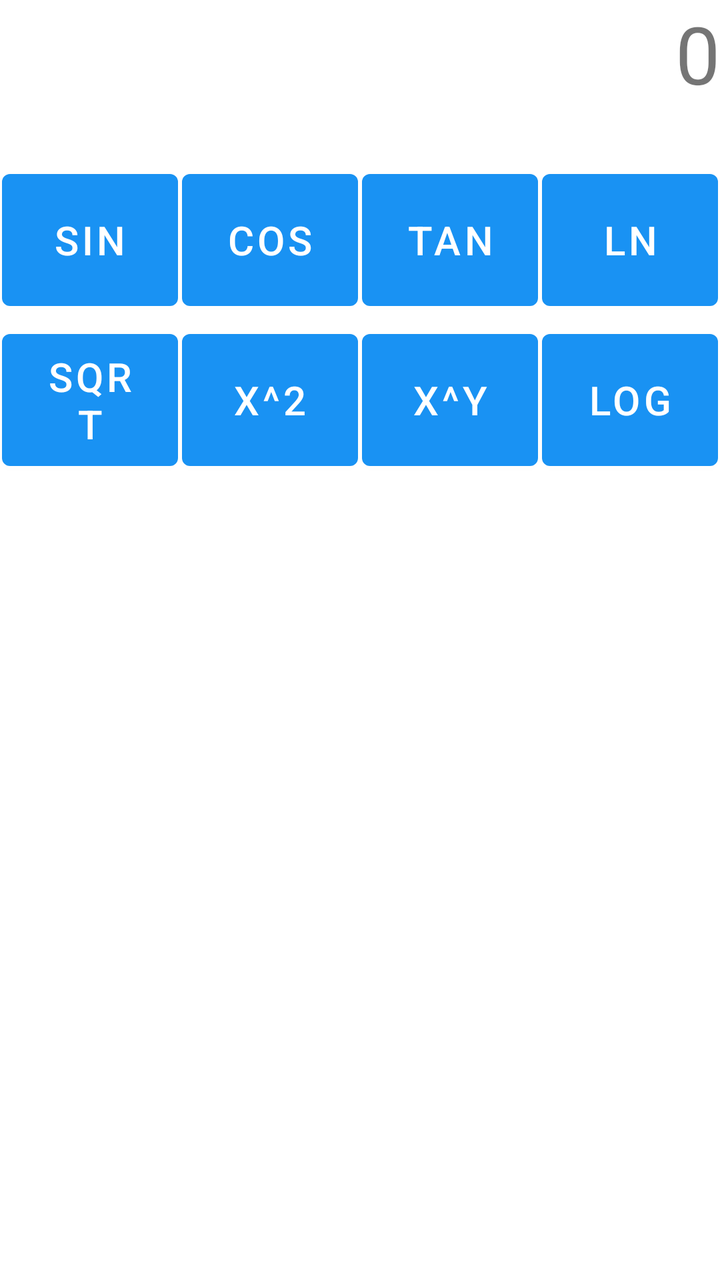
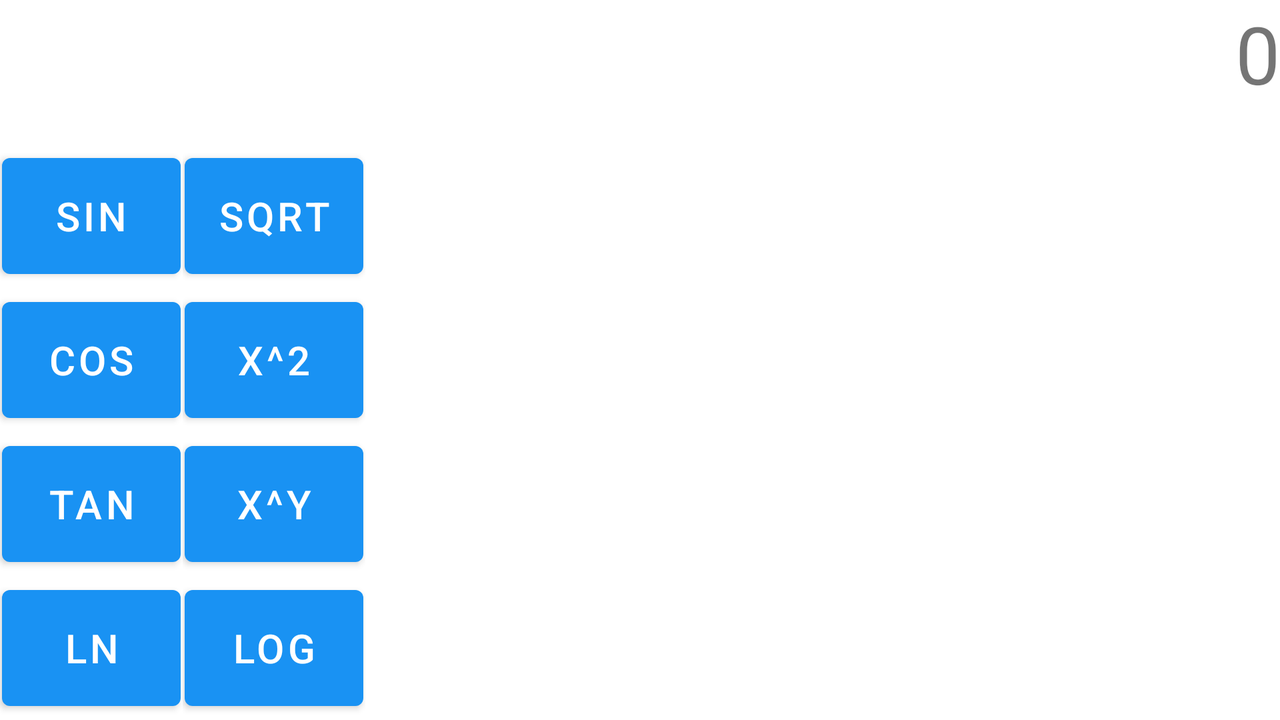

An Android layout and its configuration variant, each rendered on a device that would load it. The default file and the variant file are quoted in full after the pictures.
<!-- AndroidManifest.xml: application theme Theme.Calculator -->
<!-- res/layout/activity_advanced_calculator.xml -->
<?xml version="1.0" encoding="utf-8"?>
<LinearLayout xmlns:android="http://schemas.android.com/apk/res/android"
    xmlns:tools="http://schemas.android.com/tools"
    android:layout_width="match_parent"
    android:layout_height="match_parent"
    android:orientation="vertical"
    tools:context=".AdvancedCalculator">

    <LinearLayout
        android:layout_width="match_parent"
        android:layout_height="0dp"
        android:layout_weight="1"
        android:orientation="horizontal">

        <TextView
            android:id="@+id/display"
            android:layout_width="match_parent"
            android:layout_height="match_parent"
            android:gravity="right"
            android:text="@string/display"
            android:textSize="40sp" />

    </LinearLayout>

    <LinearLayout
        android:layout_width="match_parent"
        android:layout_height="0dp"
        android:layout_weight="1"
        android:orientation="horizontal">

        <Button
            android:id="@+id/sinBtn"
            android:layout_width="0dp"
            android:layout_height="match_parent"
            android:layout_margin="1dp"
            android:layout_weight="1"
            android:text="sin"
            android:textSize="20sp"
            tools:ignore="NestedWeights" />

        <Button
            android:id="@+id/cosBtn"
            android:layout_width="0dp"
            android:layout_height="match_parent"
            android:layout_margin="1dp"
            android:layout_weight="1"
            android:text="cos"
            android:textSize="20sp" />

        <Button
            android:id="@+id/tanBtn"
            android:layout_width="0dp"
            android:layout_height="match_parent"
            android:layout_margin="1dp"
            android:layout_weight="1"
            android:text="tan"
            android:textSize="20sp" />

        <Button
            android:id="@+id/lnBtn"
            android:layout_width="0dp"
            android:layout_height="match_parent"
            android:layout_margin="1dp"
            android:layout_weight="1"
            android:text="ln"
            android:textSize="20sp" />

    </LinearLayout>

    <LinearLayout
        android:layout_width="match_parent"
        android:layout_height="0dp"
        android:layout_weight="1"
        android:orientation="horizontal">

        <Button
            android:id="@+id/sqrtBtn"
            android:layout_width="0dp"
            android:layout_height="match_parent"
            android:layout_margin="1dp"
            android:layout_weight="1"
            android:text="sqrt"
            android:textSize="20sp"
            tools:ignore="NestedWeights" />

        <Button
            android:id="@+id/x_2Btn"
            android:layout_width="0dp"
            android:layout_height="match_parent"
            android:layout_margin="1dp"
            android:layout_weight="1"
            android:text="x^2"
            android:textSize="20sp" />

        <Button
            android:id="@+id/x_yBtn"
            android:layout_width="0dp"
            android:layout_height="match_parent"
            android:layout_margin="1dp"
            android:layout_weight="1"
            android:text="x^y"
            android:textSize="20sp" />

        <Button
            android:id="@+id/logBtn"
            android:layout_width="0dp"
            android:layout_height="match_parent"
            android:layout_margin="1dp"
            android:layout_weight="1"
            android:text="log"
            android:textSize="20sp" />

    </LinearLayout>

    <FrameLayout
        android:id="@+id/basicButtons"
        android:name="com.example.calculator.BasicButtons"
        android:layout_width="match_parent"
        android:layout_height="0dp"
        android:layout_weight="5" />


</LinearLayout>
<!-- resources referenced by this layout -->
<resources>
  <string name="display">0</string>
  <style name="Theme.Calculator" parent="Theme.MaterialComponents.DayNight.DarkActionBar">
          
          <item name="colorPrimary">#1992F3</item>
          <item name="colorPrimaryVariant">#2ABDFF</item>
          <item name="colorOnPrimary">@color/white</item>
          
          <item name="colorSecondary">@color/teal_200</item>
          <item name="colorSecondaryVariant">@color/teal_700</item>
          <item name="colorOnSecondary">@color/black</item>
          
          <item name="android:statusBarColor" tools:targetApi="l">?attr/colorPrimaryVariant</item>
          
      </style>
</resources>
<!-- res/layout-land/activity_advanced_calculator.xml (the repository's variant of the layout above) -->
<!-- drawn on the phone turned sideways -->
<?xml version="1.0" encoding="utf-8"?>
<LinearLayout xmlns:android="http://schemas.android.com/apk/res/android"
    xmlns:tools="http://schemas.android.com/tools"
    android:layout_width="match_parent"
    android:layout_height="match_parent"
    android:orientation="vertical"
    tools:context=".AdvancedCalculator">

    <LinearLayout
        android:layout_width="match_parent"
        android:layout_height="0dp"
        android:layout_weight="1"
        android:orientation="horizontal">

        <TextView
            android:id="@+id/display"
            android:layout_width="match_parent"
            android:layout_height="match_parent"
            android:gravity="right"
            android:text="@string/display"
            android:textSize="40sp" />

    </LinearLayout>
    <LinearLayout
        android:layout_width="match_parent"
        android:layout_height="0dp"
        android:layout_weight="4"
        android:orientation="horizontal">

        <LinearLayout
            android:layout_width="0dp"
            android:layout_height="match_parent"
            android:layout_weight="1"
            android:orientation="vertical">

            <Button
                android:id="@+id/sinBtn"
                android:layout_width="match_parent"
                android:layout_height="match_parent"
                android:layout_margin="1dp"
                android:layout_weight="1"
                android:text="sin"
                android:textSize="20sp"
                tools:ignore="NestedWeights" />

            <Button
                android:id="@+id/cosBtn"
                android:layout_width="match_parent"
                android:layout_height="match_parent"
                android:layout_margin="1dp"
                android:layout_weight="1"
                android:text="cos"
                android:textSize="20sp" />

            <Button
                android:id="@+id/tanBtn"
                android:layout_width="match_parent"
                android:layout_height="match_parent"
                android:layout_margin="1dp"
                android:layout_weight="1"
                android:text="tan"
                android:textSize="20sp" />

            <Button
                android:id="@+id/lnBtn"
                android:layout_width="match_parent"
                android:layout_height="match_parent"
                android:layout_margin="1dp"
                android:layout_weight="1"
                android:text="ln"
                android:textSize="20sp" />

        </LinearLayout>

        <LinearLayout
            android:layout_width="0dp"
            android:layout_height="match_parent"
            android:layout_weight="1"
            android:orientation="vertical">

            <Button
                android:id="@+id/sqrtBtn"
                android:layout_width="match_parent"
                android:layout_height="match_parent"
                android:layout_margin="1dp"
                android:layout_weight="1"
                android:text="sqrt"
                android:textSize="20sp"
                tools:ignore="NestedWeights" />

            <Button
                android:id="@+id/x_2Btn"
                android:layout_width="match_parent"
                android:layout_height="match_parent"
                android:layout_margin="1dp"
                android:layout_weight="1"
                android:text="x^2"
                android:textSize="20sp" />

            <Button
                android:id="@+id/x_yBtn"
                android:layout_width="match_parent"
                android:layout_height="match_parent"
                android:layout_margin="1dp"
                android:layout_weight="1"
                android:text="x^y"
                android:textSize="20sp" />

            <Button
                android:id="@+id/logBtn"
                android:layout_width="match_parent"
                android:layout_height="match_parent"
                android:layout_margin="1dp"
                android:layout_weight="1"
                android:text="log"
                android:textSize="20sp" />

        </LinearLayout>
        <FrameLayout
            android:id="@+id/basicButtons"
            android:name="com.example.calculator.BasicButtons"
            android:layout_width="0dp"
            android:layout_height="match_parent"
            android:layout_weight="5" />
    </LinearLayout>
</LinearLayout>
